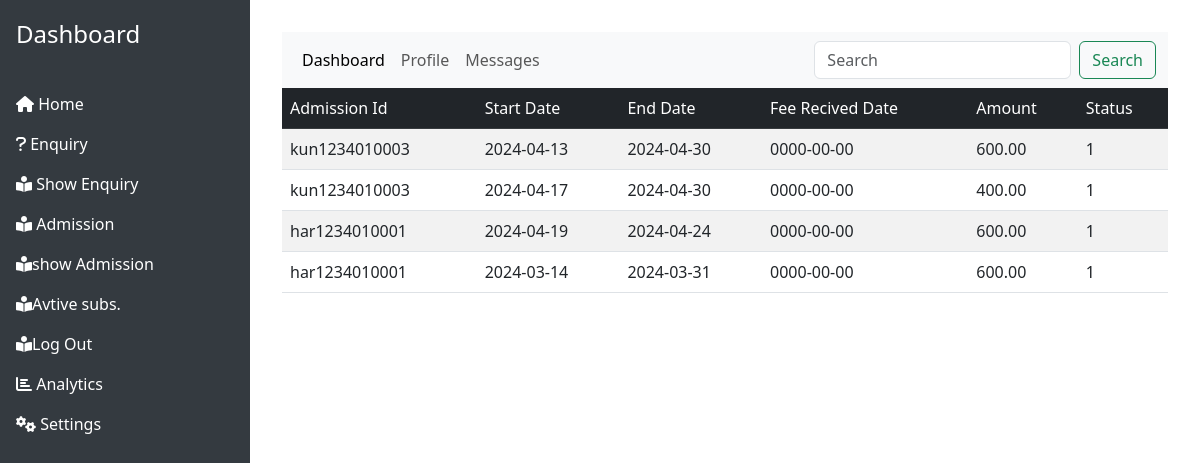
Page /active_sub.php (signed in) on the committed database.
### tables this page shows
CREATE TABLE `subscriber` (
  `subid` int(11) NOT NULL,
  `admission_id` varchar(30) DEFAULT NULL,
  `start_date` date DEFAULT NULL,
  `end_date` date DEFAULT NULL,
  `feereciveddate` date DEFAULT NULL,
  `amount` decimal(10,2) DEFAULT NULL,
  `status` tinyint(1) NOT NULL
);

### dao.php (called while the page is built, shortened)
<?php
$servername = "localhost";
$username = "root";
$password = "";
$dbname = "lib";
$conn = mysqli_connect($servername, $username, $password, $dbname);
function fetchAll($result)
{
    $rows = array();
    while ($row = mysqli_fetch_assoc($result)) {
        $rows[] = $row;
    }
    return $rows;
}
function selectByCondition($table, $condition)
{
    global $conn;
    $sql = "select * from $table where $condition";
    $result = mysqli_query($conn, $sql);
    return $rows = fetchAll($result);
}

### active_sub.php (the view, shortened to what this page needs)
<?php
if(isset($_SESSION['people'])){
?>
<?php require_once('dao.php'); ?>
<?php require_once('header.php'); ?>
<div class="table-responsive ">
    <table class="table table-hover table-striped ">
       <thead class="table table-dark">
        <tr>
            <td>Admission Id</td>
            <td>Start Date</td>
            <td>End Date</td>
            <td>Fee Recived Date</td>
            <td>Amount</td>
            <td>Status</td>
        </tr>
       </thead>
       <tbody>
        <?php
        $table="subscriber";
        $row=selectByCondition($table,"status=1");
        for($i=0;$i<count($row);$i++){
        ?>
        <tr>
            <td><?php echo $row[$i]['admission_id']?></td>
            <td><?php echo $row[$i]['start_date']?></td>
            <td><?php echo $row[$i]['end_date']?></td>
            <td><?php echo $row[$i]['feereciveddate']?></td>
            <td><?php echo $row[$i]['amount']?></td>
            <td><?php echo $row[$i]['status']?></td>
        </tr>
        <?php }?>
       </tbody>
    </table>
</div>
<?php
}else{
  header("location:login.php?error=please login first");
}
?>

### rows in the picture
subscriber: admission "kun1234010003", start_date "2024-04-13", end_date "2024-04-30", feereciveddate "0000-00-00", amount "600.00", status "1"
subscriber: admission "kun1234010003", start_date "2024-04-17", end_date "2024-04-30", feereciveddate "0000-00-00", amount "400.00", status "1"
subscriber: admission "har1234010001", start_date "2024-04-19", end_date "2024-04-24", feereciveddate "0000-00-00", amount "600.00", status "1"
subscriber: admission "har1234010001", start_date "2024-03-14", end_date "2024-03-31", feereciveddate "0000-00-00", amount "600.00", status "1"
